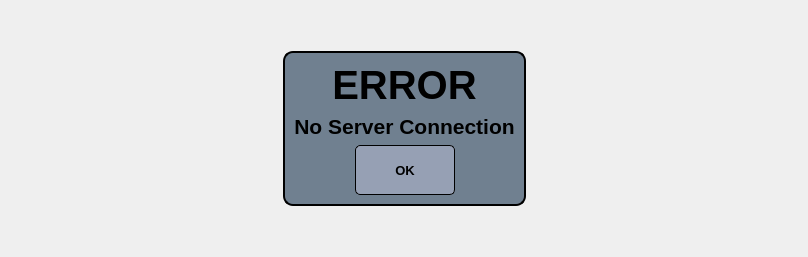
      <widget class="QWidget" name="pgNoServerConnection">
       <layout class="QGridLayout" name="gridLayout_4">
        <item row="1" column="1" colspan="2">
         <widget class="QFrame" name="frameStart_2">
          <property name="styleSheet">
           <string notr="true">QFrame{
background-color: rgb(112,128,144);
border: 2px solid black;
border-radius: 10px;
}</string>
          </property>
          <property name="frameShape">
           <enum>QFrame::StyledPanel</enum>
          </property>
          <property name="frameShadow">
           <enum>QFrame::Raised</enum>
          </property>
          <layout class="QVBoxLayout" name="verticalLayout_30">
           <item>
            <widget class="QLabel" name="lbErrorNoServer">
             <property name="font">
              <font>
               <pointsize>30</pointsize>
               <weight>75</weight>
               <bold>true</bold>
              </font>
             </property>
             <property name="styleSheet">
              <string notr="true">QLabel {
border: none
}</string>
             </property>
             <property name="text">
              <string>ERROR</string>
             </property>
             <property name="alignment">
              <set>Qt::AlignCenter</set>
             </property>
            </widget>
           </item>
           <item>
            <widget class="QLabel" name="lbNoServer">
             <property name="font">
              <font>
               <pointsize>16</pointsize>
               <weight>75</weight>
               <bold>true</bold>
              </font>
             </property>
             <property name="styleSheet">
              <string notr="true">QLabel {
border: none
}</string>
             </property>
             <property name="text">
              <string>No Server Connection</string>
             </property>
             <property name="alignment">
              <set>Qt::AlignCenter</set>
             </property>
            </widget>
           </item>
           <item>
            <layout class="QHBoxLayout" name="horizontalLayout_4">
             <item>
              <spacer name="horizontalSpacer_9">
               <property name="orientation">
                <enum>Qt::Horizontal</enum>
               </property>
               <property name="sizeHint" stdset="0">
                <size>
                 <width>40</width>
                 <height>20</height>
                </size>
               </property>
              </spacer>
             </item>
             <item>
              <widget class="QPushButton" name="btnAckNoServer">
               <property name="minimumSize">
                <size>
                 <width>100</width>
                 <height>50</height>
                </size>
               </property>
               <property name="maximumSize">
                <size>
                 <width>100</width>
                 <height>50</height>
                </size>
               </property>
               <property name="font">
                <font>
                 <pointsize>10</pointsize>
                 <weight>75</weight>
                 <bold>true</bold>
                </font>
               </property>
               <property name="styleSheet">
                <string notr="true">QPushButton {
color: rgb(0,0,0);
font-weight: bold;
background-color: rgb(150,160,180);
border: 1px solid black;
border-radius: 5px;
}

QPushButton:hover {
color: rgb(0,0,0);
font-weight: bold;
background-color: rgb(250,250,250);
border: 1px solid black;
border-radius: 5px;
}

QPushButton:disabled {
color: darkgrey;
font-weight: bold;
background-color:lightgrey;
border: 1px solid darkgrey;
border-radius: 5px;
}</string>
               </property>
               <property name="text">
                <string>OK</string>
               </property>
              </widget>
             </item>
             <item>
              <spacer name="horizontalSpacer_10">
               <property name="orientation">
                <enum>Qt::Horizontal</enum>
               </property>
               <property name="sizeHint" stdset="0">
                <size>
                 <width>40</width>
                 <height>20</height>
                </size>
               </property>
              </spacer>
             </item>
            </layout>
           </item>
          </layout>
         </widget>
        </item>
        <item row="1" column="3">
         <spacer name="horizontalSpacer_8">
          <property name="orientation">
           <enum>Qt::Horizontal</enum>
          </property>
          <property name="sizeHint" stdset="0">
           <size>
            <width>271</width>
            <height>20</height>
           </size>
          </property>
         </spacer>
        </item>
        <item row="1" column="0">
         <spacer name="horizontalSpacer_7">
          <property name="orientation">
           <enum>Qt::Horizontal</enum>
          </property>
          <property name="sizeHint" stdset="0">
           <size>
            <width>272</width>
            <height>20</height>
           </size>
          </property>
         </spacer>
        </item>
        <item row="2" column="1">
         <spacer name="verticalSpacer_26">
          <property name="orientation">
           <enum>Qt::Vertical</enum>
          </property>
          <property name="sizeHint" stdset="0">
           <size>
            <width>20</width>
            <height>40</height>
           </size>
          </property>
         </spacer>
        </item>
        <item row="0" column="2">
         <spacer name="verticalSpacer_25">
          <property name="orientation">
           <enum>Qt::Vertical</enum>
          </property>
          <property name="sizeHint" stdset="0">
           <size>
            <width>20</width>
            <height>40</height>
           </size>
          </property>
         </spacer>
        </item>
       </layout>
      </widget>
